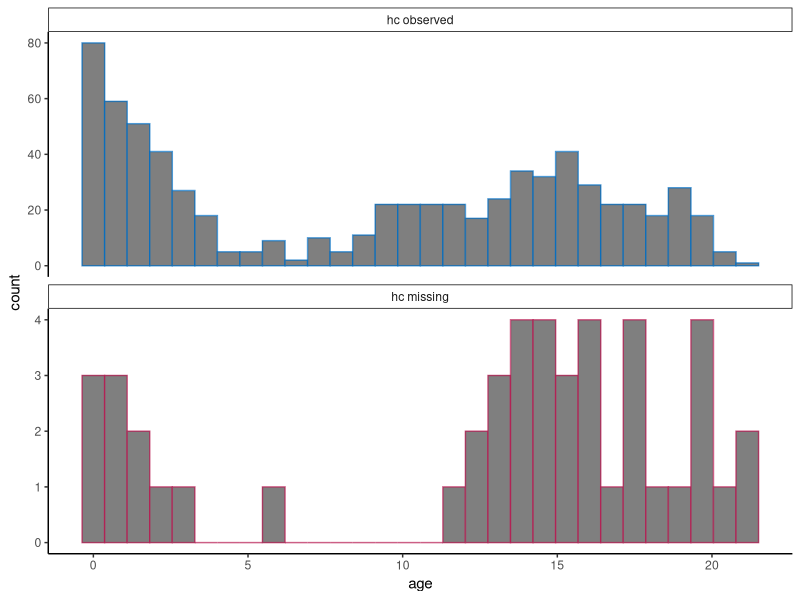
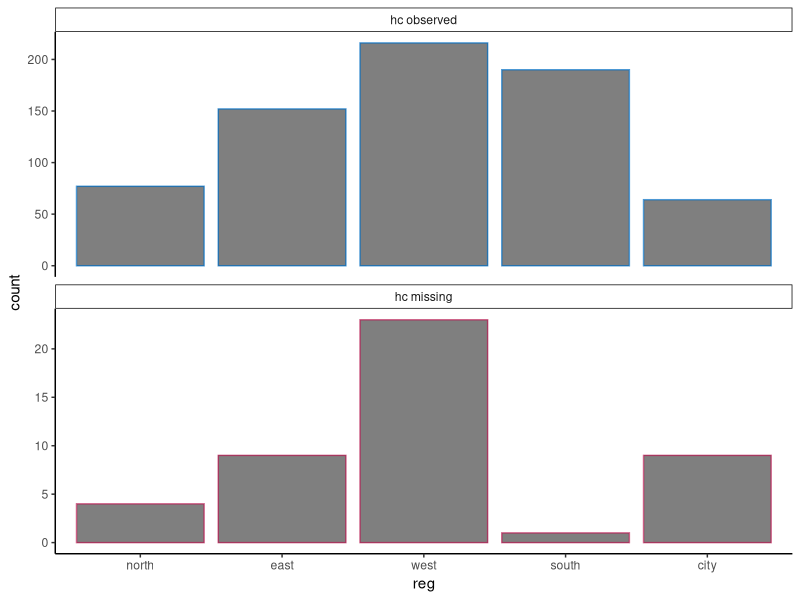
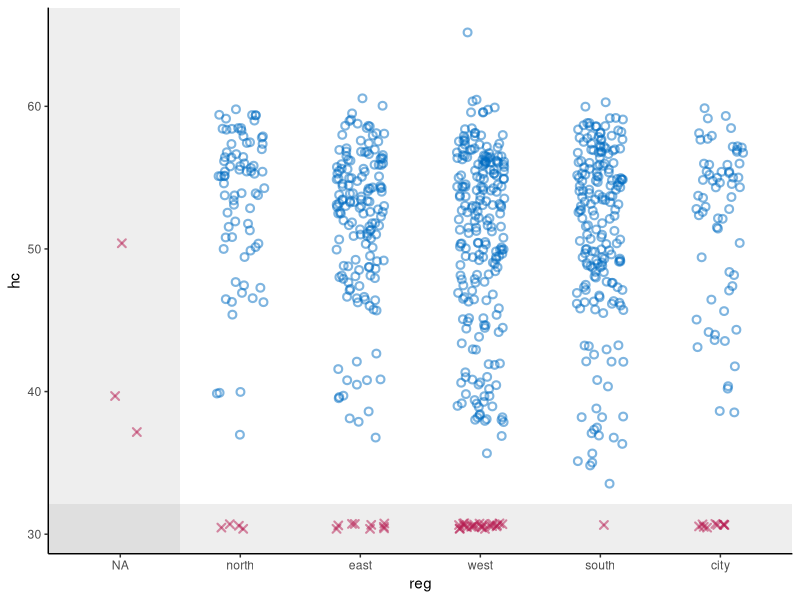
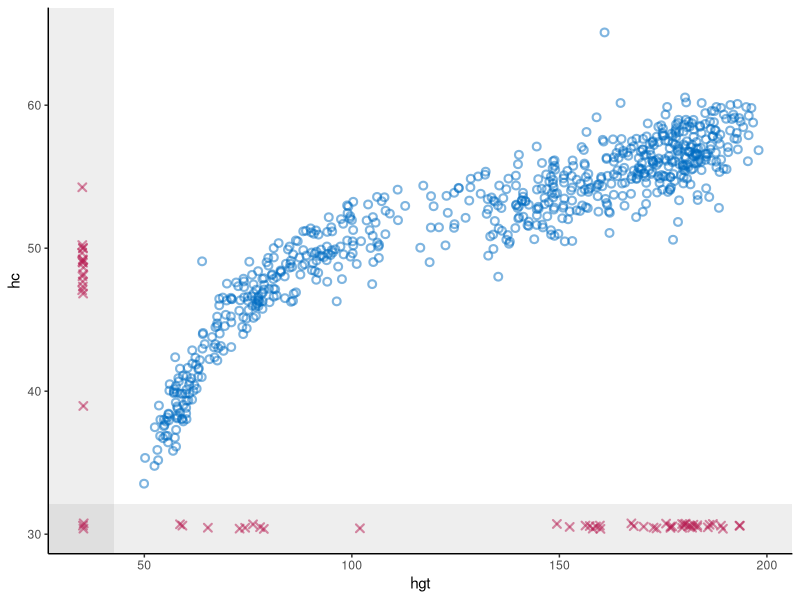
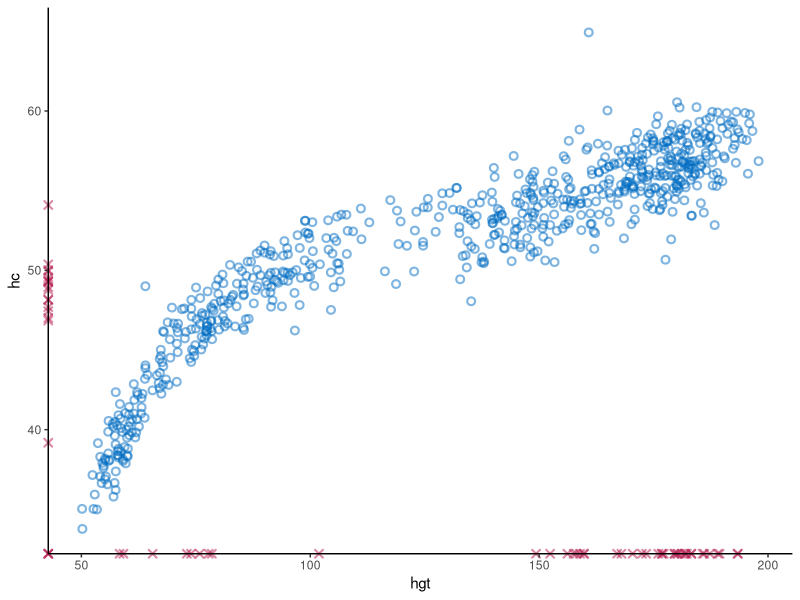
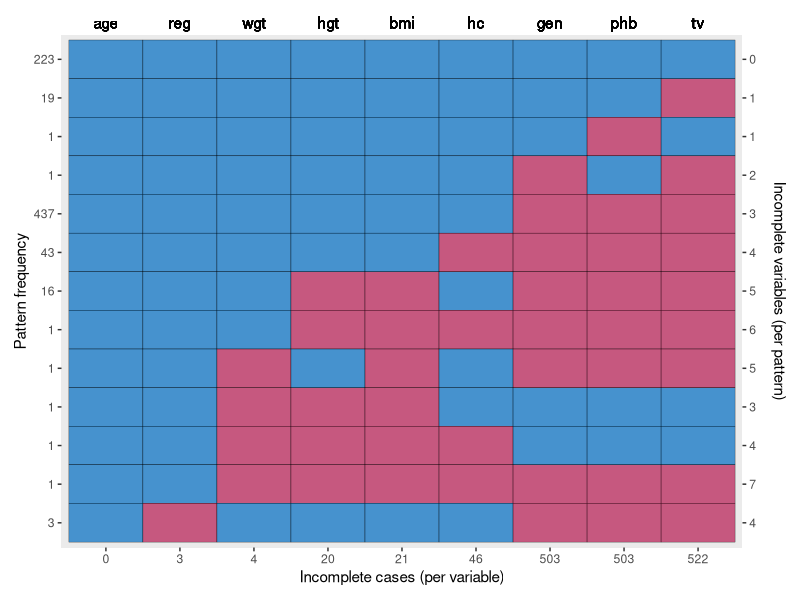
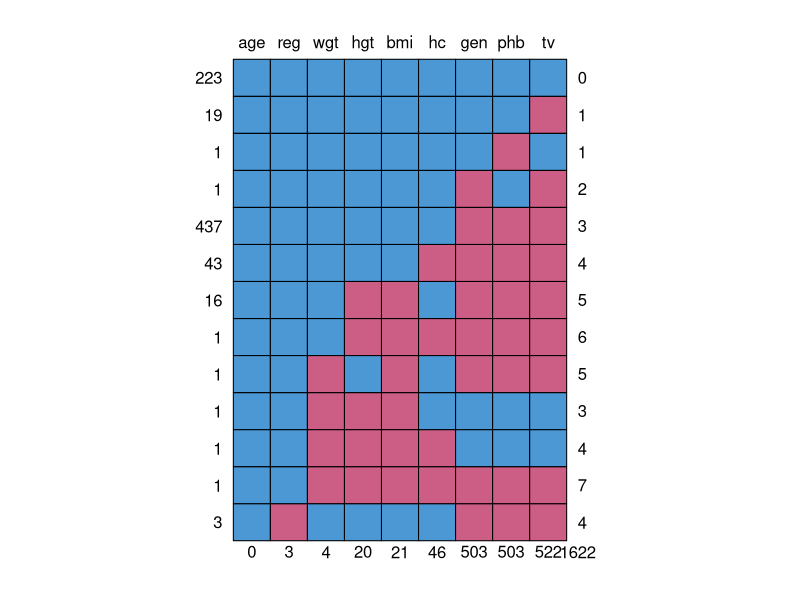
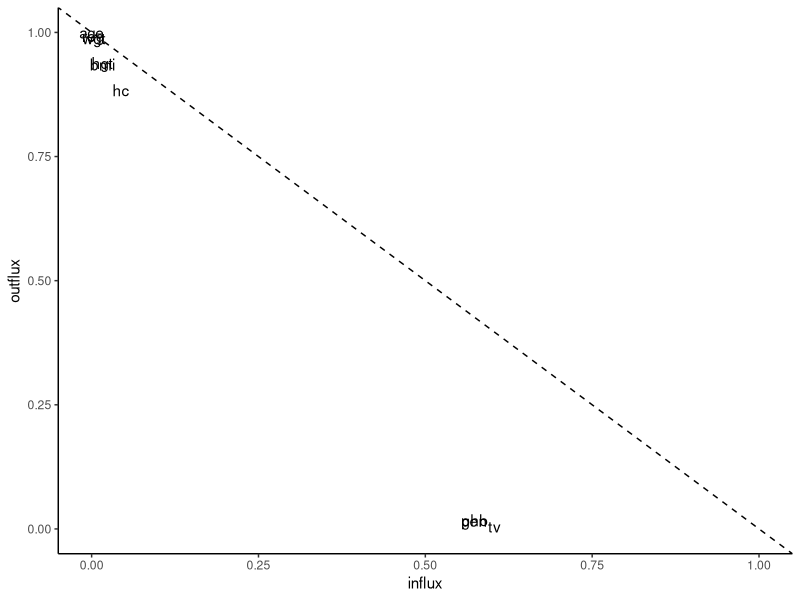

These charts were generated, in order, by the following R code: (Note: this script raises an error after producing the figures.)
## ---- chunk 1
knitr::opts_chunk$set(
  collapse = TRUE,
  comment = "#>",
  warning = FALSE, 
  message = FALSE,
  fig.width = 6, 
  fig.height = 6
)
## ---- chunk 2
# set-up environment
# library(shinymice)
library(tidyverse)
`%nin%` <- Negate(`%in%`)

# example dataset
dat <- mice::boys
# example mids object
imp <- mice::mice(dat, printFlag = FALSE)

# define mice theme
theme_mice <- function() {
  # change default settings (move this outside of the function to unnecessary avoid re-running?)
  ggplot2::update_geom_defaults("point", list(
    shape = 21,
    size = 1.9,
    stroke = 1.1,
    alpha = 0.5
  ))
  ggplot2::update_geom_defaults("boxplot", list(size = 1))
  ggplot2::update_geom_defaults("line", list(size = 1))
  # mice theme settings
  theme <- list(
    ggplot2::theme_classic(),
    ggplot2::theme(legend.position = "top"),
    ggplot2::scale_color_manual(
      values = c(
        "observed" = mice:::mdc(1),
        "missing" = mice:::mdc(2),
        "imputed" = mice:::mdc(2)
      )
    ),
    ggplot2::scale_fill_manual(
      values = c(
        "observed" = mice:::mdc(1),
        "missing" = mice:::mdc(2),
        "imputed" = mice:::mdc(2)
      )
    ),
    ggplot2::scale_size_manual(values = c(
      "observed" = 1,
      "imputed" = 0.5
    )),
    ggplot2::labs(
      color = NULL,
      fill = NULL,
      size = NULL
    )
  )
  # output
  return(theme)
}
## ---- chunk 3
# histogram/density plot conditional on missingness in another variable
plot_NA_cond <- function(dat, x, z) {
  # define graphing elements to add to plot
  if (is.numeric(dat[[x]])) {
    # for continuous variables
    geom <-
      ggplot2::geom_histogram()
  } else {
    # for categorical variables
    geom <-
      ggplot2::geom_bar()
  }
  # create facet labels
  facet_labs <- c(paste(z, "observed"), paste(z, "missing")) %>%
    setNames(c("observed", "missing"))
  
  # preprocess the data
  dat[!is.na(dat[[x]]), ] %>%
    dplyr::mutate(conditional = factor(
      is.na(.data[[z]]),
      levels = c(FALSE, TRUE),
      labels = c("observed", "missing")
    )) %>%
    # plot
    ggplot2::ggplot(ggplot2::aes(x = .data[[x]],
                                 color = conditional,
                                 fill = "white")) +
    geom +
    # split by conditional variable
    ggplot2::facet_wrap(
      ~ conditional,
      ncol = 1,
      scales = "free_y",
      labeller = ggplot2::labeller(conditional = facet_labs)
    ) +
    # style
    theme_mice() +
    theme(legend.position = "none",
          strip.background = element_rect(size = 0.5))
}

# test
plot_NA_cond(dat, x = "age", z = "hc")
plot_NA_cond(dat, x = "reg", z = "hc")
## ---- chunk 4
# scatterplot with NAs
plot_NA_scatter <- function(dat, x, y) {
  # define graphing elements to add to plot later
  # set NA value and scale for variable x
  if (is.numeric(dat[[x]])) {
    NA_x <-
      min(dat[[x]], na.rm = TRUE) - .1 * diff(range(dat[[x]], na.rm = TRUE))
    shade_x <-
      min(dat[[x]], na.rm = TRUE) - .05 * diff(range(dat[[x]], na.rm = TRUE))
    scale_x <- NULL
  } else {
    NA_x <- "NA"
    shade_x <- 1.5
    scale_x <-
      ggplot2::scale_x_discrete(limits = c("NA", levels(dat[[x]])))
  }
  # set NA value and scale for variable y
  if (is.numeric(dat[[y]])) {
    NA_y <-
      min(dat[[y]], na.rm = TRUE) - .1 * diff(range(dat[[y]], na.rm = TRUE))
    shade_y <-
      min(dat[[y]], na.rm = TRUE) - .05 * diff(range(dat[[y]], na.rm = TRUE))
    scale_y <- NULL
  } else {
    NA_y <- "NA"
    shade_y <- 1.5
    scale_y <-
      ggplot2::scale_y_discrete(limits = c("NA", levels(dat[[y]])))
  }
  # add geom for NAs in the x space
  if (any(is.na(dat[[x]]))) {
    geom_x <- ggplot2::geom_point(
      position = ggplot2::position_jitter(width = 0.2, height = 0.2),
      color = mice:::mdc(2),
      shape = 4,
      mapping = ggplot2::aes(x = NA_x, y = .data[[y]]),
      data = dat[is.na(dat[[x]]), ]
    )
  } else {
    geom_x <- NULL
  }
  # add geom for NAs in the y space
  if (any(is.na(dat[[y]]))) {
    geom_y <- ggplot2::geom_point(
      position = ggplot2::position_jitter(width = 0.2, height = 0.2),
      color = mice:::mdc(2),
      shape = 4,
      mapping = ggplot2::aes(x = .data[[x]], y = NA_y),
      data = dat[is.na(dat[[y]]), ]
    )
  } else{
    geom_y <- NULL
  }
  # add geom for NAs in the x-y space
  if (any(is.na(dat[[x]]) & is.na(dat[[y]]))) {
    geom_xy <- ggplot2::geom_point(
      position = ggplot2::position_jitter(width = 0.2, height = 0.2),
      color = mice:::mdc(2),
      shape = 4,
      mapping = ggplot2::aes(x = NA_x, y = NA_y),
      data = dat[is.na(dat[[x]]) & is.na(dat[[y]]), ]
    )
  } else{
    geom_xy <- NULL
  }
  # plot
  p <- dat %>% ggplot2::ggplot() +
    # plot observed datapoints in x-y space
    ggplot2::geom_point(
      ggplot2::aes(x = .data[[x]], y = .data[[y]]),
      position = ggplot2::position_jitter(width = 0.2, height = 0.2),
      color = mice::mdc(1)
    ) +
    # add area for NAs in the x space
    ggplot2::annotate(
      "rect",
      xmin = -Inf,
      xmax = shade_x,
      ymin = -Inf,
      ymax = Inf,
      alpha = 0.1
    ) +
    # add area for NAs in the y space
    ggplot2::annotate(
      "rect",
      xmin = -Inf,
      xmax = Inf,
      ymin = -Inf,
      ymax = shade_y,
      alpha = 0.1
    ) +
    # add NAs
    geom_x +
    geom_y +
    geom_xy +
    # style graph
    theme_mice() +
    scale_x +
    scale_y
  # output
  return(p)
}

# test
plot_NA_scatter(dat, x = "reg", y = "hc")
plot_NA_scatter(dat, x = "hgt", y = "hc") 

# same same but easier!
x = "hgt"
y = "hc"
dat %>% ggplot2::ggplot() +
  ggplot2::theme_classic() +
  # plot observed datapoints in x-y space
  ggplot2::geom_point(
    ggplot2::aes(x = .data[[x]], y = .data[[y]]),
    position = ggplot2::position_jitter(width = 0.2, height = 0.2),
    color = mice::mdc(1)
  ) +
  # missing x
  ggplot2::geom_point(
    position = ggplot2::position_jitter(width = 0.2, height = 0.2),
    color = mice:::mdc(2),
    shape = 4,
    mapping = ggplot2::aes(x = -Inf, y = .data[[y]]),
    data = dat[is.na(dat[[x]]),]
  ) +
  # missing y
  ggplot2::geom_point(
    position = ggplot2::position_jitter(width = 0.2, height = 0.2),
    color = mice:::mdc(2),
    shape = 4,
    mapping = ggplot2::aes(x = .data[[x]], y = -Inf),
    data = dat[is.na(dat[[y]]),]
  ) +
  # missing xy
  ggplot2::geom_point(
    position = ggplot2::position_jitter(width = 0.2, height = 0.2),
    color = mice:::mdc(2),
    shape = 4,
    mapping = ggplot2::aes(x = -Inf, y = -Inf),
    data = dat[is.na(dat[[x]]) & is.na(dat[[y]]),]
  ) +
  # axes
  ggplot2::coord_cartesian(clip = "off") 

## ---- chunk 5
# plot md pattern 
plot_md_pattern <- function(dat) {
  # get md pattern and store additional info
  pat <- mice::md.pattern(dat, plot = FALSE)
  vrb <- colnames(pat)[-ncol(pat)]
  colnames(pat) <- c(vrb, "n_vrb_inc")
  n_pat_obs <- as.numeric(rownames(pat))[-nrow(pat)]
  n_vrb_inc <- as.numeric(pat[, ncol(pat)])[-nrow(pat)]
  n_val_mis <- as.numeric(pat[nrow(pat), ])[-ncol(pat)]
  # make the pattern tidy
  long_pat <- pat[-nrow(pat), ] %>%
    cbind(., n_pat_obs, pat_nr = 1:nrow(.)) %>%
    as.data.frame() %>%
    tidyr::pivot_longer(cols = all_of(vrb),
                        names_to = "vrb",
                        values_to = "obs") %>%
    cbind(., n_val_mis)
  # plot the md pattern
  p <- long_pat %>%
    ggplot2::ggplot() +
    ggplot2::geom_tile(ggplot2::aes(
      x = vrb,
      y = pat_nr,
      fill = as.factor(obs),
      group = n_vrb_inc
    ),
    color = "black") +
    # set axes
    ggplot2::scale_x_discrete(limits = vrb,
                              position = "bottom",
                              labels = as.character(n_val_mis)) +
    ggplot2::scale_y_reverse(
      breaks = 1:max(long_pat$pat_nr),
      labels = as.character(n_pat_obs),
      expand = c(0.01, 0.01),
      sec.axis = ggplot2::dup_axis(labels = as.character(n_vrb_inc),
                                   name = "Incomplete variables (per pattern)")
    ) +
    # add labels
    ggplot2::labs(x = "Incomplete cases (per variable)",
                  y = "Pattern frequency") +
    ggplot2::geom_text(aes(x = vrb, y = -Inf, label = vrb),
                       data = long_pat,
                       vjust = -0.5) +
    ggplot2::coord_cartesian(clip = "off") +
    # add styling
    ggplot2::theme(
      legend.position = "none",
      plot.margin = ggplot2::margin(t = 25, l = 10, b = 10, r = 10, unit = "pt"),
      axis.title.y.right = ggplot2::element_text(margin = ggplot2::margin(l = 10)),
      panel.grid = ggplot2::element_blank()
    ) +
    ggplot2::scale_fill_manual(values = c("1" = mice:::mdc(1), "0" = mice:::mdc(2)))
  # output
  return(p)
}

# test
plot_md_pattern(dat)
mice::md.pattern(dat)
## ---- chunk 6
# plot in- and outflux of incomplete data
plot_flux <- function(dat) {
  flx <- mice::flux(dat)
  p <- flx %>% ggplot2::ggplot() +
    ggplot2::geom_text(ggplot2::aes(
      x = influx,
      y = outflux,
      label = rownames(flx)
    )) +
    ggplot2::geom_abline(intercept = 1,
                slope = -1,
                linetype = "dashed") +
    ggplot2::lims(x = c(0, 1), y = c(0, 1)) +
    ggplot2::theme_classic()
  # output
  return(p)
}
# test
plot_flux(dat)
## ---- chunk 7
# make chain means and variances tidy
preprocess_thetas <- function(imp) {
  # preprocess chain means
  long_trace <- imp$chainMean %>%
    dplyr::na_if(., "NaN") %>%
    as.data.frame(.) %>%
    dplyr::mutate(var = row.names(.), theta = "Chain means") %>%
    # preprocess chain variances
    rbind(
      .,
      imp$chainVar %>%
        sqrt(.) %>%
        as.data.frame(.) %>%
        dplyr::mutate(var = row.names(.), theta = "Chain standard deviations")
    ) %>%
    # convert to long format
    tidyr::pivot_longer(-c(var, theta)) %>%
    cbind(.it = as.integer(1:imp$iteration),
          .imp = as.factor(rep(1:imp$m, each = imp$iteration)))
  # output
  return(long_trace)
}
# test
trace_dat <- preprocess_thetas(imp)

# traceplot: plot trace of one variable
trace_one_variable <- function(d, x) {
  # select one variable and plot it
  p <- d[d$var == x, ] %>%
    ggplot2::ggplot() +
    ggplot2::geom_line(ggplot2::aes(x = .it, y = value, color = .imp)) +
    ggplot2::facet_wrap(~ theta, scales = "free", ncol = 1) +
    ggplot2::theme_classic() +
    ggplot2::theme(strip.background = element_rect(size = 0.5)) +
    ggplot2::labs(x = "Iteration",
                  y = paste0(x),
                  color = "Imputation")
  # show user if the variable is completely observed
  if (all(is.na(p$data$value))) {
    p <-
      p + ggplot2::geom_text(ggplot2::aes(
        x = median(as.numeric(d$.imp)),
        y = 0,
        label = "No \n imputations \n to show"
      ),
      color = "grey")
  }
  # output
  return(p)
}
#test
trace_one_variable(trace_dat, x = "hgt")
trace_one_variable(trace_dat, x = "age")
## ---- chunk 8
# extract imputations and initialize plot
plot_imps <- function(imp, x, y = NULL) {
  # parse inputs
  if (is.null(y)) {
    y <- x
  }
  # combine observed and imputed data
  xy_obs <- imp$data %>%
    cbind(datapoint = "observed",
          .imp = 0,
          .id = 1:nrow(.),
          .) %>%
    .[!is.na(imp$data[[x]]) &
        !is.na(imp$data[[y]]), ]
  xy_imps <- imp %>%
    mice::complete("long") %>%
    cbind(datapoint = "imputed", .) %>%
    .[.$.id %nin% xy_obs$.id,]
  xy_dat <- rbind(xy_obs, xy_imps) %>%
    dplyr::mutate(datapoint = factor(datapoint, levels = c("observed", "imputed")))
  # initialize plot
  p <- xy_dat %>%
    ggplot2::ggplot() +
    theme_mice()
  # output
  return(p)
}

# test with continuous variable
x = "hc"

# boxplot (not informative with categorical variable)
plot_bw <- function(imp, x) {
  # plot box and whiskers
  p <- imp %>% plot_imps(x) +
    ggplot2::geom_boxplot(ggplot2::aes(
      x = as.factor(.imp),
      y = .data[[x]],
      color = datapoint
    ),
    width = 0.5) +
    ggplot2::xlab("Imputation (0 = observed data)")
  # output
  return(p)
}

# test 
plot_bw(imp, x)

# stripplot
plot_strip <- function(imp, x) {
  # plot individual values (stripplot)
  p <- imp %>% plot_imps(x) +
  ggplot2::geom_jitter(
    ggplot2::aes(
      x = as.factor(.imp),
      y = .data[[x]],
      color = datapoint
    ),
    height = 0.25,
    width = 0.25
  ) +
  ggplot2::xlab("Imputation (0 = observed data)")
  # output
  return(p)
}

# test 
plot_strip(imp, x)

# density plot
plot_dens <- function(imp, x) {
  # plot density
  p <- imp %>% plot_imps(x) +
  ggplot2::geom_density(ggplot2::aes(
    x = .data[[x]],
    color = datapoint,
    size = datapoint,
    group = .imp
  ))
  # output
  return(p)
}

# test 
plot_dens(imp, x)

# test with two continuous variables
y = "hgt"

# xyplot
plot_xy <- function(imp, x, y) {
  # plot xy datapoints (scatterplot)
  p <- imp %>% plot_imps(x, y) +
  ggplot2::geom_point(ggplot2::aes(
    x = .data[[x]],
    y = .data[[y]],
    group = .id,
    color = datapoint
  ))
  # output
  return(p)
}

# test 
plot_xy(imp, x, y)

# # test with categorical variable
# x = "phb"
# 
# # faceted barplot
# imp %>% plot_imps(x) +
#   ggplot2::geom_bar(
#     ggplot2::aes(x = .data[[x]],
#                  color = datapoint,
#                  size = datapoint),
#     width = 0.5,
#     fill = "white"#,
#     #position = ggplot2::position_dodge(preserve = "single")
#   ) +
#   ggplot2::facet_wrap(~ .imp, scales = "free_y", ncol = 2)

## ---- chunk 9
# plot the predictor matrix for the imputation model
plot_pred_matrix <- function(dat) {
  # parse input
  if (mice::is.mids(dat)) {
    imp <- dat
  } else {
    imp <- mice::mice(dat, maxit = 0)
  }
  # get the predictor matrix and add the rownames as variable
  pred <- imp$predictorMatrix %>%
    as.data.frame() %>%
    cbind(vrb_to_imp = rownames(.), .)
  # make the data tidy to plot
  long_pred <-
    pivot_longer(
      pred,
      cols = names(pred)[-1],
      names_to = "vrb_as_pred",
      names_transform = list(vrb_as_pred = as.factor)
    )
  # plot the predictor matrix
  p <- long_pred %>%
    ggplot2::ggplot() +
    ggplot2::geom_tile(ggplot2::aes(
      x = vrb_as_pred,
      y = vrb_to_imp,
      fill = as.factor(value)
    ),
    color = "black") +
    ggplot2::theme(legend.position = "none",
                   panel.grid = ggplot2::element_blank()) +
    ggplot2::scale_y_discrete(limits = rev(names(imp$data))) +
    ggplot2::scale_x_discrete(limits = names(imp$data), position = "top") +
    ggplot2::scale_fill_manual(values = c("1" = mice:::mdc(1), "0" = mice:::mdc(2))) +
    ggplot2::labs(x = "Predictor", y = "Variable to impute")#, title = "Predictor matrix")
  # output
  return(p)
}

# test
plot_pred_matrix(imp)
new_pred <- imp$predictorMatrix
new_pred["bmi", c("hgt", "wgt")] <- 0
imp2 <- mice::mice(dat, predictorMatrix = new_pred, maxit = 0)
plot_pred_matrix(imp2)
